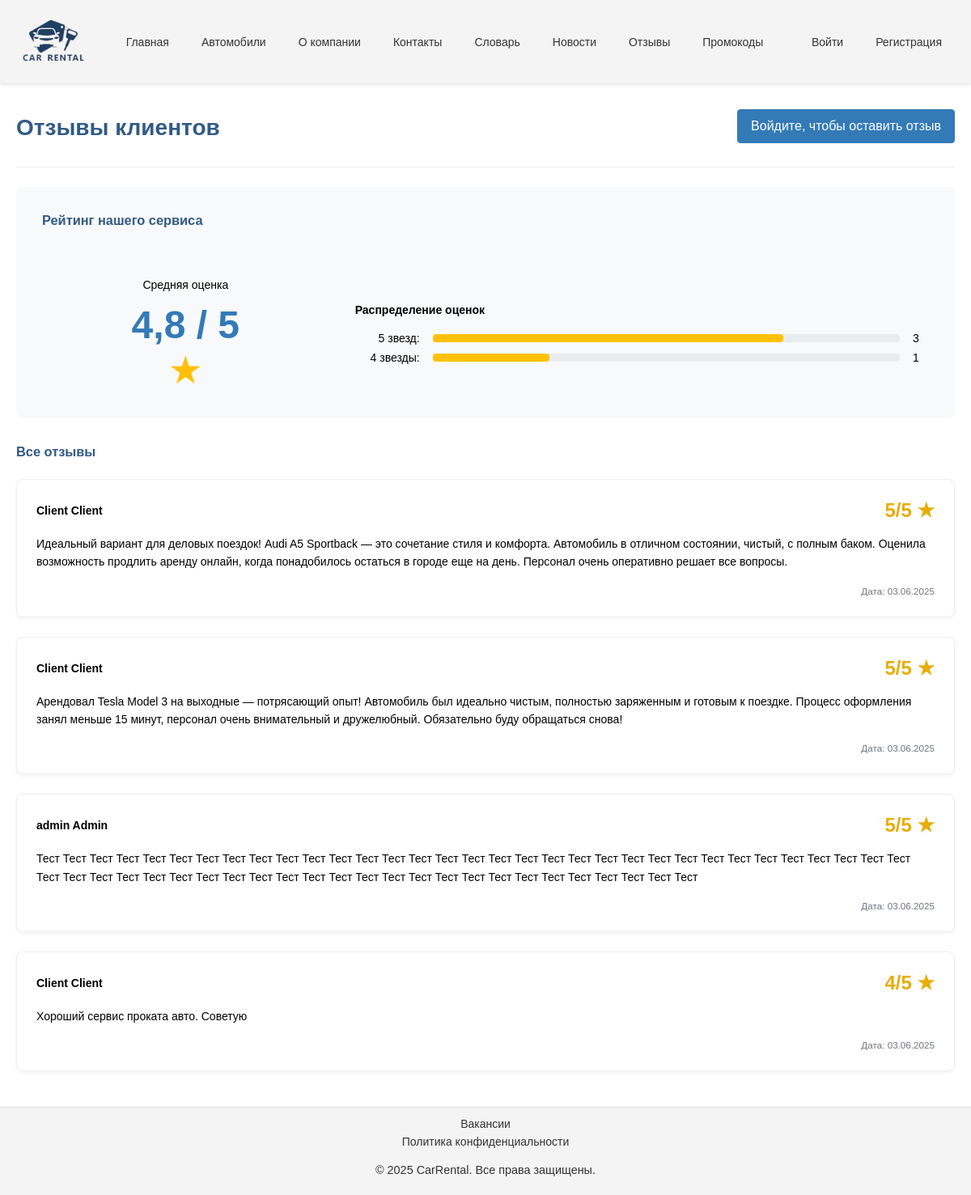
The app's page /reviews/ with its own data.
### content/models.py (models this page shows, shortened)
class CompanyInfo(models.Model):
    name = models.CharField(max_length=100, verbose_name='Название компании')
    description = models.TextField(verbose_name='Описание')
    address = models.CharField(max_length=255, verbose_name='Адрес')
    phone = models.CharField(max_length=20, verbose_name='Телефон')
    email = models.EmailField(verbose_name='Email')
    logo = models.ImageField(upload_to='company/', blank=True, null=True, verbose_name='Логотип')
    working_hours = models.CharField(max_length=100, verbose_name='Часы работы')
    video_url = models.URLField(blank=True, null=True, verbose_name='Видео о компании')
    history = models.TextField(blank=True, null=True, verbose_name='История компании')
    requisites = models.TextField(blank=True, null=True, verbose_name='Реквизиты')
    certificate_issue_date = models.DateField(blank=True, null=True, verbose_name='Дата выдачи сертификата')
    certificate_expiry_date = models.DateField(blank=True, null=True, verbose_name='Дата окончания сертификата')
    class Meta:
        verbose_name = 'Информация о компании'
        verbose_name_plural = 'Информация о компании'

class Review(models.Model):
    RATING_CHOICES = (
        (1, '1 - Очень плохо'),
        (2, '2 - Плохо'),
        (3, '3 - Нормально'),
        (4, '4 - Хорошо'),
        (5, '5 - Отлично')
    )
    user = models.ForeignKey(User, on_delete=models.CASCADE, related_name='reviews', verbose_name='Пользователь')
    text = models.TextField(verbose_name='Текст отзыва')
    rating = models.IntegerField(choices=RATING_CHOICES, verbose_name='Оценка')
    created_at = models.DateTimeField(auto_now_add=True, verbose_name='Дата создания')
    approved = models.BooleanField(default=False, verbose_name='Одобрен')
    class Meta:
        verbose_name = 'Отзыв'
        verbose_name_plural = 'Отзывы'
        ordering = ['-created_at']

### users/models.py (models this page shows, shortened)
class User(AbstractUser):
    ROLE_CHOICES = (
        ('staff', 'Сотрудник'),
        ('client', 'Клиент'),
        ('admin', 'Администратор')
    )
    role = models.CharField(
        max_length=10,
        choices=ROLE_CHOICES,
        default='client',
        verbose_name='Роль'
    )
    email = models.EmailField(unique=True, verbose_name='Электронная почта')
    last_name = models.CharField(max_length=100, verbose_name='Фамилия')
    first_name = models.CharField(max_length=100, verbose_name='Имя')
    middle_name = models.CharField(max_length=100, verbose_name='Отчество')
    date_of_birth = models.DateField(null=True, blank=True, verbose_name='Дата рождения')
    phone_regex = RegexValidator(
        regex=r'^\+37529\d{7}',
        message="Номер телефона должен быть в формате: '+37529XXXXXXX'."
    )
    phone = models.CharField(
        validators=[phone_regex],
        max_length=13,
        verbose_name='Телефон'
    )
    address = models.CharField(verbose_name='Адрес проживания')
    created_at = models.DateTimeField(auto_now_add=True, verbose_name='Дата создания')
    updated_at = models.DateTimeField(auto_now=True, verbose_name='Дата обновления')
    class Meta:
        verbose_name = 'Пользователь'
        verbose_name_plural = 'Пользователи'

### content/views.py (the view)
# urls.py: path('reviews/', views.ReviewListView.as_view(), name='review_list'),
class ReviewListView(ListView):
    model = Review
    template_name = 'content/review_list.html'
    context_object_name = 'reviews'
    paginate_by = 10
    def get_queryset(self):
        queryset = Review.objects.filter(approved=True).order_by('-created_at')
        logger.info(f"Review list displayed with {queryset.count()} reviews")
        return queryset
    def get_context_data(self, **kwargs):
        context = super().get_context_data(**kwargs)
        approved_reviews = Review.objects.filter(approved=True)
        avg_rating = approved_reviews.aggregate(Avg('rating'))
        context['avg_rating'] = avg_rating['rating__avg']
        rating_counts = approved_reviews.values('rating').annotate(count=Count('rating')).order_by('-rating')
        context['rating_counts'] = rating_counts
        total_reviews = approved_reviews.count()
        context['total_reviews'] = total_reviews
        return context

### authentication/context_processors.py (called while the page is built, shortened)
def user_role(request):
    context = {}
    return context

### content/context_processors.py (called while the page is built)
def company_info(request):
    try:
        info = CompanyInfo.objects.first()
    except CompanyInfo.DoesNotExist:
        info = None
    return {'company_info': info}

### templates/content/review_list.html (shortened to what this page needs)
{% extends 'base.html' %}
{% block content %}
<div class="content-container">
    <div class="page-header">
        <h1>Отзывы клиентов</h1>
        {% if user.is_authenticated %}
            <a href="{% url 'review_add' %}" class="btn btn-primary">Добавить отзыв</a>
        {% else %}
            <a href="{% url 'login' %}?next={% url 'review_add' %}" class="btn btn-primary">Войдите, чтобы оставить отзыв</a>
        {% endif %}
    </div>
    <div class="review-summary">
        <h3>Рейтинг нашего сервиса</h3>
        {% if avg_rating %}
            <div class="average-rating">
                <p>Средняя оценка</p>
                <div class="rating-value">{{ avg_rating|floatformat:1 }} / 5</div>
                <div class="rating-stars">★</div>
            </div>
            <div class="rating-distribution">
                <h4>Распределение оценок</h4>
                <ul>
                    {% for rating_info in rating_counts %}
                        <li>
                            <span class="rating-label">{{ rating_info.rating }} {% if rating_info.rating == 1 %}звезда{% elif rating_info.rating > 1 and rating_info.rating < 5 %}звезды{% else %}звезд{% endif %}:</span>
                            <div class="rating-bar-container">
                                <div class="rating-bar" style="width: {% widthratio rating_info.count total_reviews 100 %}%;"></div>
                            </div>
                            <span class="rating-count">{{ rating_info.count }}</span>
                        </li>
                    {% endfor %}
                </ul>
            </div>
        {% else %}
            <p>Пока нет отзывов. Будьте первым, кто оставит отзыв!</p>
        {% endif %}
    </div>
    {% if reviews %}
        <div class="review-list">
            <h3>Все отзывы</h3>
            {% for review in reviews %}
                <div class="review-item">
                    <div class="review-header">
                        <span class="review-author">{{ review.user.get_full_name|default:review.user.username }}</span>
                        <span class="review-rating">{{ review.rating }}/5 ★</span>
                    </div>
                    <div class="review-body">
                        <p>{{ review.text }}</p>
                    </div>
                    <div class="review-footer">
                        <small>Дата: <time datetime="{{ review.created_at|date:"Y-m-d" }}">{{ review.created_at|date:"d.m.Y" }}</time></small>
                    </div>
                </div>
            {% endfor %}
        </div>
    {% endif %}
</div>
{% endblock %}

### templates/base.html (shortened to what this page needs)
{% load static %}
<!DOCTYPE html>
<html lang="ru">
<head>
    <link rel="stylesheet" href="{% static 'css/main.css' %}" type="text/css">
</head>
<body>
<header class="nav-header">
    <nav>
        <a href="{% url 'home' %}">
            {% if company_info.logo %}
                <img class="nav-logo" src="{{ company_info.logo.url }}" alt="{{ company_info.name }} Logo" height="100">
            {% else %}
                {{ company_info.name|default:'Автопрокат' }}
            {% endif %}
        </a>
        <ul>
            <li><a href="{% url 'home' %}">Главная</a></li>
            <li><a href="{% url 'vehicle_list' %}">Автомобили</a></li>
            <li><a href="{% url 'about' %}">О компании</a></li>
            <li><a href="{% url 'contacts' %}">Контакты</a></li>
            <li><a href="{% url 'glossary' %}">Словарь</a></li>
            <li><a href="{% url 'news_list' %}">Новости</a></li>
            <li><a href="{% url 'review_list' %}">Отзывы</a></li>
            <li><a href="{% url 'promocode_list' %}">Промокоды</a></li>
        </ul>
        <ul>
            {% if user.is_authenticated %}
                <li><a href="{% url 'profile' %}">{{ user.username }}</a></li>
                <li><a href="{% url 'logout' %}">Выйти</a></li>
            {% else %}
                <li><a href="{% url 'login' %}">Войти</a></li>
                <li><a href="{% url 'register' %}">Регистрация</a></li>
            {% endif %}
        </ul>
    </nav>
</header>
<main>
    {% block content %}{% endblock %}
</main>
<footer>
    <div>
        <a class="footer_ref" href="{% url 'vacancy_list' %}">Вакансии</a>
        <a class="footer_ref" href="{% url 'privacy_policy' %}">Политика конфиденциальности</a>
        <p>&copy; 2025 {{ company_info.name|default:'Автопрокат' }}. Все права защищены.</p>
    </div>
</footer>
</body>
</html>

### static/css/base/_base.css (style rules this page uses)
html { height: 100%; }
body { display: flex; flex-direction: column; min-height: 100vh; font-family: var(--font-family); font-size: 14px; margin: 0; }
main { flex: 1; display: flex; flex-direction: column; }
.content-container { padding: 20px; }
h1, h2, h3 { font-weight: 600; margin-bottom: 1rem; color: #325a85; }

### static/css/base/_variables.css (style rules this page uses)
:root { --primary-color: #337ab7; --secondary-color: #f4f4f4; --text-color: #333; --background-color: #fff; --font-family: "Montserrat Medium", sans-serif; }

### static/css/layout/_header.css (style rules this page uses)
.nav-header { position: sticky; top: 0; z-index: 1000; background-color: var(--secondary-color); box-shadow: 0 2px 4px rgba(0, 0, 0, 0.1); }
.nav-logo { display: inline-block; transition: transform 0.3s ease-in-out; }

### static/css/layout/_footer.css (style rules this page uses)
footer { background-color: var(--secondary-color); color: var(--text-color); padding: 0.5rem 0; text-align: center; margin-top: auto; border-top: 1px solid #ddd; }
footer div { display: flex; flex-direction: column; align-items: center; justify-content: center; }
footer .footer_ref { color: var(--text-color); text-decoration: none; margin: 0.2rem 1rem; transition: color 0.3s ease; }
footer p { margin-top: 1rem; font-size: 0.9rem; }

### static/css/components/_buttons.css (style rules this page uses)
.btn { display: inline-block; font-weight: 400; text-align: center; vertical-align: middle; cursor: pointer; user-select: none; background-color: transparent; border: 1px solid transparent; padding: 0.5rem 1rem; font-size: 1rem; border-radius: 4px; transition: all 0.2s ease-in-out; text-decoration: none; font-family: inherit; line-height: 1.5; }
.btn-primary { color: #fff; background-color: var(--primary-color); border-color: var(--primary-color); }

### static/css/components/_navbar.css (style rules this page uses)
nav { display: flex; justify-content: space-between; align-items: center; padding: 0 1rem; }
nav ul { display: flex; list-style: none; margin: 0; padding: 0; flex-wrap: wrap; justify-content: center; }
nav ul li { margin: 0 0.25rem; }
nav ul li a { text-decoration: none; color: var(--text-color); padding: 0.5rem 1rem; border-radius: 4px; transition: all 0.3s ease; }

### static/css/pages/_review_list.css (style rules this page uses)
.page-header { display: flex; justify-content: space-between; align-items: center; margin-bottom: 2rem; border-bottom: 1px solid #eee; padding-bottom: 1rem; }
.review-summary { background-color: #f8f9fa; padding: 2rem; border-radius: 8px; margin-bottom: 2rem; display: grid; grid-template-columns: 1fr 2fr; gap: 2rem; align-items: center; }
.review-summary h3 { grid-column: 1 / -1; margin-top: 0; }
.average-rating { text-align: center; }
.average-rating .rating-value { font-size: 3rem; font-weight: bold; color: var(--primary-color); }
.average-rating .rating-stars { font-size: 3rem; color: #ffc107; }
.rating-distribution ul { list-style: none; padding: 0; margin: 0; }
.rating-distribution li { display: flex; align-items: center; gap: 1rem; margin-bottom: 0.5rem; }
.rating-distribution .rating-label { flex-basis: 80px; text-align: right; }
.rating-bar-container { flex-grow: 1; background-color: #e9ecef; border-radius: 4px; height: 10px; }
.rating-bar { background-color: #ffc107; height: 100%; border-radius: 4px; }
.rating-count { min-width: 20px; text-align: left; }
.review-list h3 { margin-bottom: 1.5rem; }
.review-item { background-color: #fff; border: 1px solid #eee; border-radius: 8px; padding: 1.5rem; margin-bottom: 1.5rem; box-shadow: 0 2px 4px rgba(0,0,0,0.05); }
.review-header { display: flex; justify-content: space-between; align-items: center; margin-bottom: 1rem; }
.review-author { font-weight: bold; }
.review-rating { font-weight: bold; font-size: 1.5rem; color: #e6ad05; }
.review-body p { margin: 0; line-height: 1.6; }
.review-footer { margin-top: 1rem; text-align: right; color: #6c757d; }

### static/css/pages/_rental_list.css (style rules this page uses)
.page-header { display: flex; justify-content: space-between; align-items: center; margin-bottom: 1.5rem; }

### records on screen
CompanyInfo: logo (picture), name "CarRental"
Review: user.get_full_name "Client Client", rating "5", text "Идеальный вариант для деловых поездок! Audi A5 Sportback — это сочетание стиля и комфорта. Автомобиль в отличном состоянии, чистый, с полным баком. Оценила возможность продлить аренду онлайн, когда понадобилось остаться в городе еще на день. Персонал очень оперативно решает все вопросы.", created_at "03.06.2025"
Review: user.get_full_name "Client Client", rating "5", text "Арендовал Tesla Model 3 на выходные — потрясающий опыт! Автомобиль был идеально чистым, полностью заряженным и готовым к поездке. Процесс оформления занял меньше 15 минут, персонал очень внимательный и дружелюбный. Обязательно буду обращаться снова!", created_at "03.06.2025"
Review: user.get_full_name "admin Admin", rating "5", text "Тест Тест Тест Тест Тест Тест Тест Тест Тест Тест Тест Тест Тест Тест Тест Тест Тест Тест Тест Тест Тест Тест Тест Тест Тест Тест Тест Тест Тест Тест Тест Тест Тест Тест Тест Тест Тест Тест Тест Тест Тест Тест Тест Тест Тест Тест Тест Тест Тест Тест Тест Тест Тест Тест Тест Тест Тест Тест", created_at "03.06.2025"
Review: user.get_full_name "Client Client", rating "4", text "Хороший сервис проката авто. Советую", created_at "03.06.2025"

### other values on screen
{{ avg_rating|floatformat:1 }} "4,8"
{{ rating_info.rating }} "5" "4"
{{ rating_info.count }} "3" "1"
